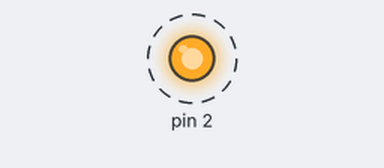
Bench run of a sketch on a simulated Arduino Uno, built with avr-gcc and run on an emulated ATmega328P. Parts: output pins drawn as LEDs (lit = HIGH). Dashed ring = blinking.

Above: at 0.5 s.
Timing chart, 0 to 4.6 s (numbered marks = the images above):
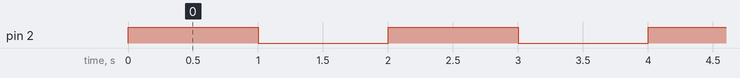

Measured:
- by itself, pin 2: alternates HIGH for 1.0 s and LOW for 1.0 s

The sketch:

sketch_sep23ablink.ino
```cpp
const int led=2;

void setup() {


  pinMode(2,OUTPUT);
  // put your setup code here, to run once:

}

void loop() {
  digitalWrite(2,1);
  delay(1000);
  digitalWrite(2,0);
  delay(1000);


}
```
